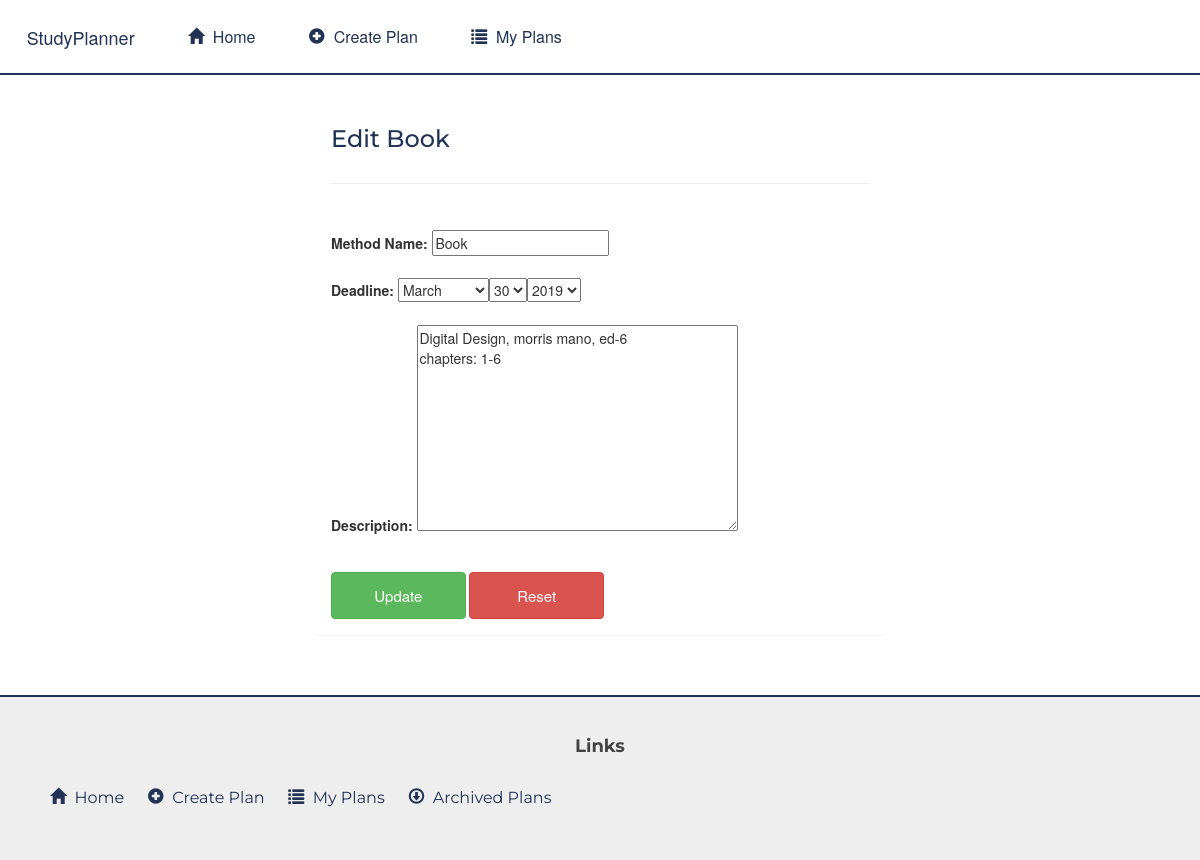
Page /planner/edit-method/14/ on the committed database.
### studyplanner/models.py (models this page shows, shortened)
class Method(models.Model):
	name = models.CharField(max_length=100,null=False,blank=False)
	path = models.ForeignKey(Path, on_delete=models.CASCADE,null=True)
	subject = models.ForeignKey(Subject, on_delete=models.CASCADE,null=True,blank=True)
	subtopic = models.ForeignKey(Subtopic, on_delete=models.CASCADE,null=True,blank=True)
	description = models.TextField(default='')
	is_completed = models.BooleanField(default=False)
	deadline = models.DateField(default=datetime.date.today)
	completed_on = models.DateField(default=datetime.date.today)
	class Meta:
		ordering = ['is_completed','deadline']

### studyplanner/views.py (the view)
# urls.py: url(r'^edit-method/(?P<pk>\d+)/$',views.edit_method, name='edit-method'),
def edit_method(request,pk):
	method = get_object_or_404(Method, pk=pk)
	title = method.name
	if request.method == 'POST':
		form = EditMethodForm(request.POST,instance=method)
		if form.is_valid():
			cd = form.cleaned_data
			if (cd['deadline'] < datetime.date.today()) and (cd['deadline'] < method.path.deadline):
				messages.error(request, "Invalid deadline. Please fill a correct deadline.")
				return redirect('studyplanner:edit-method', pk=pk)
			else:
				method.name = cd['name']
				method.deadline = cd['deadline']
				method.description = cd['description']
				method.save()
				messages.success(request, "{} updated successfully".format(cd['name']))
				return redirect('studyplanner:plan-detail', pk=method.path.plan.pk)
	else:
		form = EditMethodForm(instance=method)
	return render(request, 'studyplanner/forms/edit_form.html', {'form':form,'title':title})

### studyplanner/forms.py
class EditMethodForm(forms.ModelForm):
	name =  forms.CharField(max_length=100,label="Method Name",widget=forms.TextInput(attrs={'class':'methodname'}))
	description = forms.CharField(label='Description',widget=forms.Textarea(attrs={'placeholder':'add description','class':'description'}))
	deadline = forms.DateField(label="Deadline",widget=forms.SelectDateWidget(years=range(2018,2031),attrs={'placeholder':datetime.date.today}))
	class Meta:
		model = Method
		fields = ['name','deadline','description']

### studyplanner/templates/studyplanner/forms/edit_form.html (shortened to what this page needs)
{% extends 'studyplanner/base.html' %}
{% block content %}
<div class="container-fluid">
	<div class="row">
			<div class="col-md-offset-3 col-sm-12 col-md-6">
				<div class="panel">
					<div class="panel-heading pageTitle">
						<h3 class="text-center">Edit {{ title }}</h3><hr>
					</div>
					<div class="panel-body">
						<form action="" method="post" enctype="multipart/form-data">
							{% include 'studyplanner/forms/form_template.html' %}
							<button type="submit" class="btn btn-success quarterWidth">Update</button>
							<button type="reset" class="btn btn-danger quarterWidth">Reset</button>
						</form>
					</div>
				</div>
			</div>
	</div>
</div>
{% endblock %}

### studyplanner/templates/studyplanner/forms/form_template.html (shortened to what this page needs)
{% for field in form %}
 	<div class="form-group">
		<label>{{ field.label_tag }}</label>
   		{{ field }}
	</div>
{% endfor %}

### studyplanner/static/studyplanner/css/base.css (style rules this page uses)
.pageTitle { -webkit-print-color-adjust: exact; color-adjust: exact; font-family: 'Montserrat', sans-serif; color: #213254; }
.btn { border-radius: 15px; }
.quarterWidth { width: 25%; margin-top: 12px; padding: 12px; border-radius: 4px; resize: vertical; font-size: 15px; }

### studyplanner/static/studyplanner/css/forms.css (style rules this page uses)
.quarterWidth { width: 25%; margin-top: 12px; padding: 12px; border-radius: 4px; resize: vertical; font-size: 15px; }

### studyplanner/static/studyplanner/css/modal.css (style rules this page uses)
h3 { display: inline-block; }

### rows in the picture
Method: name "Book", form "Book" "Digital Design, morris mano, ed-6 chapters: 1-6"

### other values in the picture
{{ field.label_tag }} "Method Name:" "Deadline:" "Description:"
